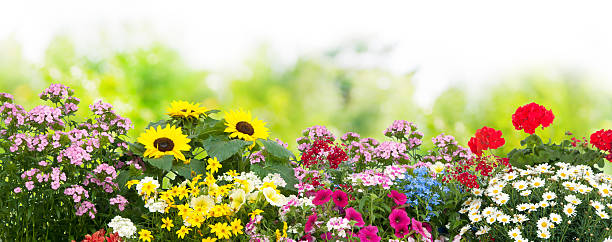
#> input picture garden.jpg, 612 x 242 px
$ python 1.py
#> lines starting #> are read from the running program, lines starting #| are printed output that depends on the picture
from PIL import Image

def stitch_image(image_path, output_path):
    # Open the image
#> called with image_path = './garden.jpg', output_path = './garden2.jpg'
    original_image = Image.open(image_path)
#> original_image is the input picture: PIL image 612x242 RGB; mean R, G, B 183.8, 183.2, 135.8

    # Get the dimensions of the original image
    original_width, original_height = original_image.size
#> original_width = 612; original_height = 242

    # Create a new image with double the width
    new_width = original_width * 2
#> new_width = 1224
    new_image = Image.new('RGB', (new_width, original_height))
#> new_image: PIL image 1224x242 RGB; every value is 0

    # Paste the original image on the left side of the new image
    new_image.paste(original_image, (0, 0))
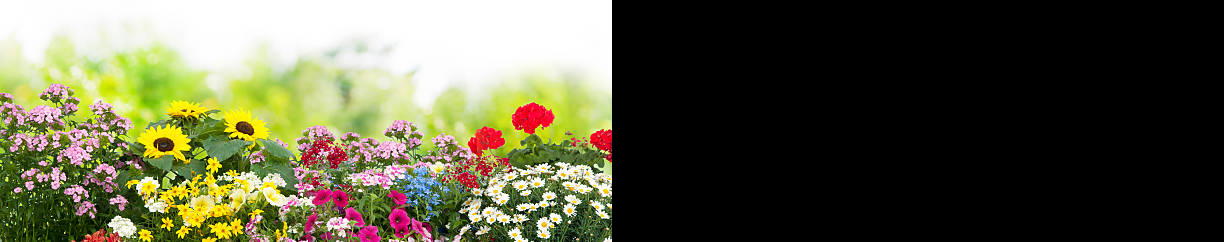
#> new_image: PIL image 1224x242 RGB; mean R, G, B 91.9, 91.6, 67.9

    # Paste the original image again on the right side
    new_image.paste(original_image, (original_width, 0))
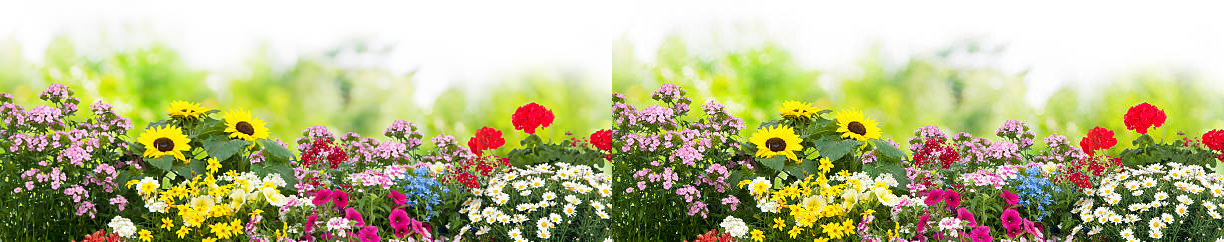
#> new_image: PIL image 1224x242 RGB; mean R, G, B 183.8, 183.2, 135.8

    # Save the result
    new_image.save(output_path)

# Example usage
input_image_path = './garden.jpg'
output_image_path = './garden2.jpg'

stitch_image(input_image_path, output_image_path)

$ run again, with 1.jpg copied over garden.jpg
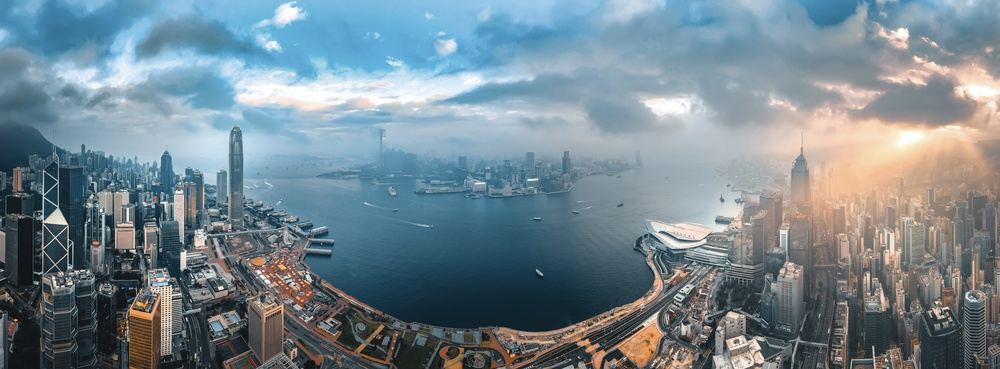
#> input picture 1.jpg, 1000 x 369 px, shrunk from 6985 x 2580 before the run
#> in stitch_image, original_image is the input picture: PIL image 1000x369 RGB; mean R, G, B 117.2, 134.8, 144.1
#> in stitch_image, `new_image.paste(original_image, (0, 0))`:
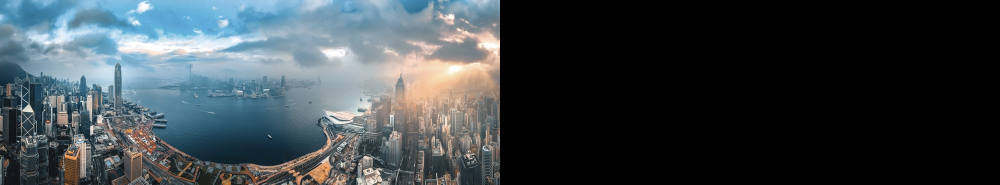
#> new_image: PIL image 2000x369 RGB (shown at 1/2 size); mean R, G, B 58.6, 67.4, 72
#> in stitch_image, `new_image.paste(original_image, (original_width, 0))`:
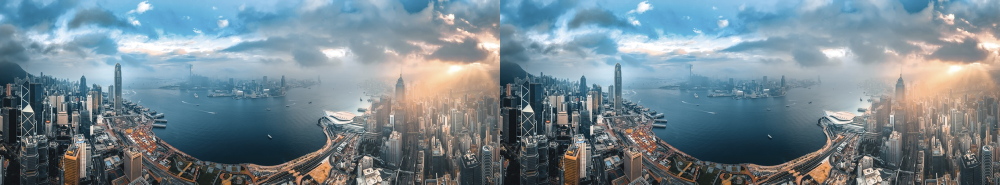
#> new_image: PIL image 2000x369 RGB (shown at 1/2 size); mean R, G, B 117.2, 134.8, 144.1
